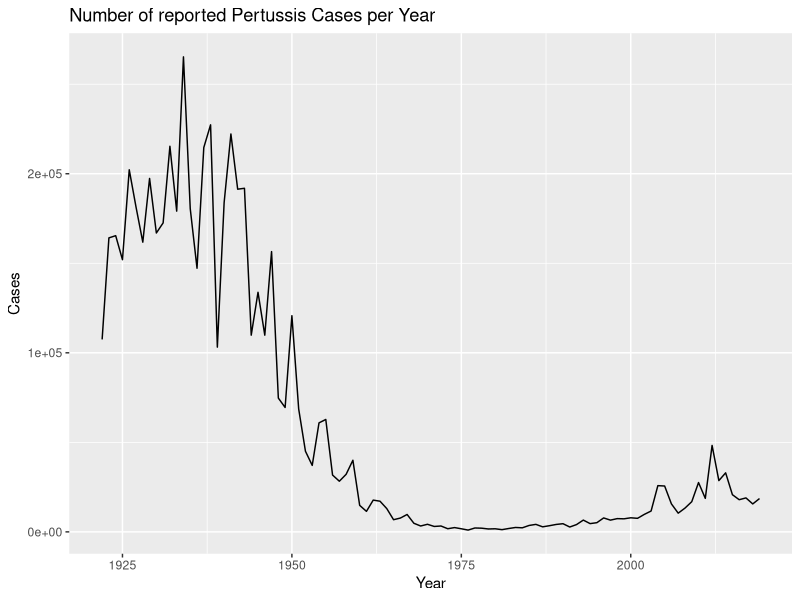
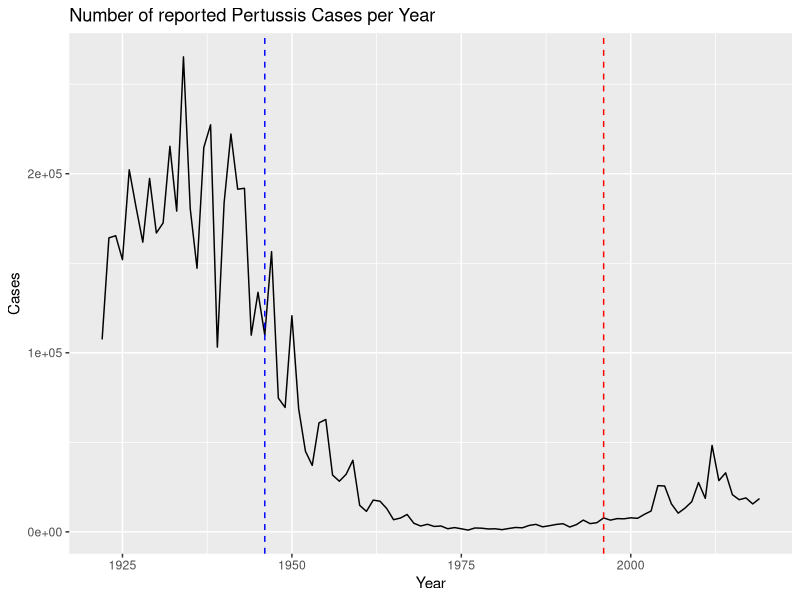

Source code (R) for these figures, in order: (Note: this script raises an error after producing the figures.)
## ---- chunk 1
cdc <- data.frame(
                          Year = c(1922L,
                                   1923L,1924L,1925L,1926L,1927L,1928L,
                                   1929L,1930L,1931L,1932L,1933L,1934L,1935L,
                                   1936L,1937L,1938L,1939L,1940L,1941L,
                                   1942L,1943L,1944L,1945L,1946L,1947L,1948L,
                                   1949L,1950L,1951L,1952L,1953L,1954L,
                                   1955L,1956L,1957L,1958L,1959L,1960L,
                                   1961L,1962L,1963L,1964L,1965L,1966L,1967L,
                                   1968L,1969L,1970L,1971L,1972L,1973L,
                                   1974L,1975L,1976L,1977L,1978L,1979L,1980L,
                                   1981L,1982L,1983L,1984L,1985L,1986L,
                                   1987L,1988L,1989L,1990L,1991L,1992L,1993L,
                                   1994L,1995L,1996L,1997L,1998L,1999L,
                                   2000L,2001L,2002L,2003L,2004L,2005L,
                                   2006L,2007L,2008L,2009L,2010L,2011L,2012L,
                                   2013L,2014L,2015L,2016L,2017L,2018L,
                                   2019L),
  Cases = c(107473,
                                   164191,165418,152003,202210,181411,
                                   161799,197371,166914,172559,215343,179135,
                                   265269,180518,147237,214652,227319,103188,
                                   183866,222202,191383,191890,109873,
                                   133792,109860,156517,74715,69479,120718,
                                   68687,45030,37129,60886,62786,31732,28295,
                                   32148,40005,14809,11468,17749,17135,
                                   13005,6799,7717,9718,4810,3285,4249,
                                   3036,3287,1759,2402,1738,1010,2177,2063,
                                   1623,1730,1248,1895,2463,2276,3589,
                                   4195,2823,3450,4157,4570,2719,4083,6586,
                                   4617,5137,7796,6564,7405,7298,7867,
                                   7580,9771,11647,25827,25616,15632,10454,
                                   13278,16858,27550,18719,48277,28639,
                                   32971,20762,17972,18975,15609,18617)
)

## ---- chunk 2
head(cdc)

## ---- chunk 3
library(ggplot2)

baseplot <- ggplot(cdc) + 
  aes(x=Year, y=Cases)+
  geom_line() +
  labs(title="Number of reported Pertussis Cases per Year")

baseplot
## ---- chunk 4
library(ggplot2)

baseplot +
  geom_vline(xintercept=1946, 
             linetype='dashed', 
             color= 'blue') +
  geom_vline(xintercept=1996,
             linetype='dashed',
             color='red')
## ---- chunk 5
library(jsonlite)

subject <- read_json("https://www.cmi-pb.org/api/subject", simplifyVector = TRUE)
head(subject)
## ---- chunk 6
table(subject$infancy_vac)
## ---- chunk 7
table(subject$biological_sex)
## ---- chunk 8
table(subject$race, subject$biological_sex)
## ---- chunk 9
library(lubridate)
## ---- chunk 10
today()
## ---- chunk 11
today() - ymd("2000-01-01")
## ---- chunk 12
time_length( today() - ymd("2000-01-01"),  "years")
## ---- chunk 13
subject$age <- today() - ymd(subject$year_of_birth)
head(subject)
## ---- chunk 14
library(dplyr)
wp <-  subject %>% filter(infancy_vac == 'wP')
round(summary(time_length(wp$age, 'years')))
## ---- chunk 15
library(dplyr)
ap <-  subject %>% filter(infancy_vac == 'aP')
round(summary(time_length(ap$age, 'years')))
## ---- chunk 16
int <- ymd(subject$date_of_boost) - ymd(subject$year_of_birth)
age_at_boost <- time_length(int, "year")
head(age_at_boost)
## ---- chunk 17
ggplot(subject) +
  aes(time_length(age, "year"),
      fill=as.factor(infancy_vac)) +
  geom_histogram(show.legend=FALSE) +
  facet_wrap(vars(infancy_vac), nrow=2) 
## ---- chunk 18
library(jsonlite)
specimen <- read_json("http://cmi-pb.org/api/specimen",
                      simplifyVector=TRUE)
titer <- read_json("https://www.cmi-pb.org/api/ab_titer", 
                   simplifyVector =TRUE)
head(specimen)
head(titer)
## ---- chunk 19
meta <- inner_join(specimen, subject)
dim(meta)
head(meta)
## ---- chunk 20
dim(specimen)
## ---- chunk 21
dim(subject)
## ---- chunk 22
abdata <- inner_join(titer, meta)
dim(abdata)
## ---- chunk 23
table(abdata$isotype)
## ---- chunk 24
table(abdata$visit)
## ---- chunk 25
ig1 <- abdata %>% filter(isotype == "IgG1", visit!=8)
head(ig1)
## ---- chunk 26
base_antigen <- ggplot(ig1) +
  aes(MFI, antigen) +
  geom_boxplot()
base_antigen
## ---- chunk 27
base_antigen +
facet_wrap(vars(visit), nrow=2)
## ---- chunk 28
base_antigen +
facet_wrap(vars(ig1$infancy_vac), ncol=2)
